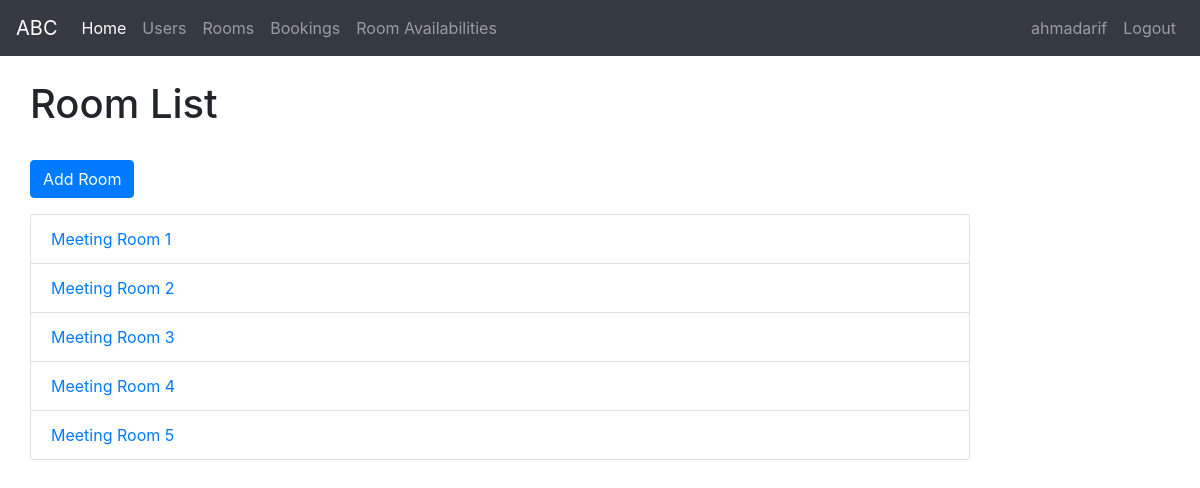
Page /roombooking/rooms/ (signed in) on the committed database.
### roombooking/models.py (models this page shows, shortened)
class Room(models.Model):
    name = models.CharField(max_length=255)
    dateadded = models.DateTimeField(auto_now_add=True)
    def get_absolute_url(self):
        return reverse('room-detail', args=[str(self.id)])

### roombooking/views.py (the view)
# urls.py: path('rooms/', views.RoomListView.as_view(), name='rooms'),
class RoomListView(generic.ListView):
    model = Room

### roombooking/templates/roombooking/room_list.html
{% extends "base_generic.html" %}
{% block content %}
<div class="container">
  <h1>Room List</h1>
  <br>
  <a href="{% url 'room-create' %}"><button class="btn btn-primary mb-3" >Add Room</button></a>
  {% if room_list %}
  <ul class="list-group">
    {% for room in room_list %}
      <li class="list-group-item">
        <a href="{{ room.get_absolute_url }}">{{ room.name }}</a>
      </li>
    {% endfor %}
  </ul>
  {% else %}
    <p>There are no rooms in the library.</p>
  {% endif %}
</div>
{% endblock %}

### roombooking/templates/base_generic.html (shortened to what this page needs)
<!DOCTYPE html>
<html lang="en">
<head>
  <link rel="stylesheet" href="https://cdn.jsdelivr.net/npm/bootstrap@4.1.3/dist/css/bootstrap.min.css">
  {% load static %}
  <link rel="stylesheet" href="{% static 'css/styles.css' %}">
</head>
<body>
    <nav class="navbar navbar-expand-lg navbar-dark bg-dark mb-4">
      <a class="navbar-brand" href="{% url 'index' %}">ABC</a>
      <div class="collapse navbar-collapse" id="navbarNavDropdown">
        <ul class="navbar-nav">
          <li class="nav-item active">
            <a class="nav-link" href="{% url 'index' %}">Home <span class="sr-only">(current)</span></a>
          </li>
          <li class="nav-item">
            <a class="nav-link" href="#">Users</a>
          </li>
          <li class="nav-item">
            <a class="nav-link" href="{% url 'rooms' %}">Rooms</a>
          </li>
          <li class="nav-item">
            <a class="nav-link" href="{% url 'bookings' %}">Bookings</a>
          </li>
          <li class="nav-item">
            <a class="nav-link" href="{% url 'rooms-availabilities' %}">Room Availabilities</a>
          </li>
        </ul>
        <ul class="navbar-nav ml-auto">
          {% if user.is_authenticated %}
          <li class="nav-item">
              <a class="nav-link" href="#">
                {{ user.get_username }}
              </a>
          </li>
          <li class="nav-item">
              <a class="nav-link" href="{% url 'logout' %}?next={{ request.path }}">
                Logout
              </a>
          </li>
          {% else %}
          <li class="nav-item">
              <a class="nav-link" href="{% url 'login' %}?next={{ request.path }}">
                Login
              </a>
          </li>
          {% endif %}
      </ul>
      </div>
    </nav>
    <div class="container-fluid">
    <div class="row">
      <div class="col-sm-10 ">{% block content %}{% endblock %}</div>
    </div>
  </div>
</body>
</html>

### rows in the picture
Room: name "Meeting Room 1"
Room: name "Meeting Room 2"
Room: name "Meeting Room 3"
Room: name "Meeting Room 4"
Room: name "Meeting Room 5"

### other values in the picture
{{ user.get_username }} "ahmadarif"
